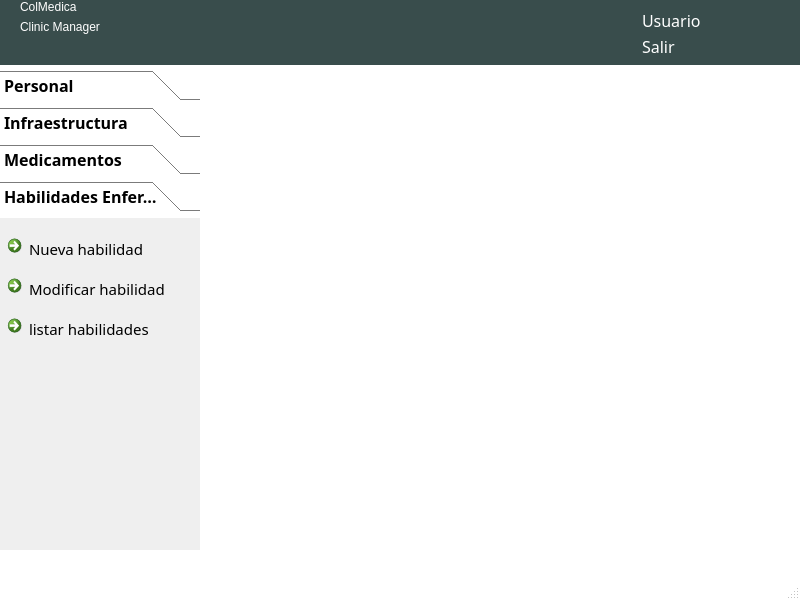
<?xml version="1.0" encoding="UTF-8"?>
<ui version="4.0">
 <class>mainWindowAdministrador</class>
 <widget class="QMainWindow" name="mainWindowAdministrador">
  <property name="geometry">
   <rect>
    <x>0</x>
    <y>0</y>
    <width>800</width>
    <height>600</height>
   </rect>
  </property>
  <property name="palette">
   <palette>
    <active>
     <colorrole role="Base">
      <brush brushstyle="SolidPattern">
       <color alpha="255">
        <red>255</red>
        <green>255</green>
        <blue>255</blue>
       </color>
      </brush>
     </colorrole>
     <colorrole role="Window">
      <brush brushstyle="SolidPattern">
       <color alpha="255">
        <red>255</red>
        <green>255</green>
        <blue>255</blue>
       </color>
      </brush>
     </colorrole>
    </active>
    <inactive>
     <colorrole role="Base">
      <brush brushstyle="SolidPattern">
       <color alpha="255">
        <red>255</red>
        <green>255</green>
        <blue>255</blue>
       </color>
      </brush>
     </colorrole>
     <colorrole role="Window">
      <brush brushstyle="SolidPattern">
       <color alpha="255">
        <red>255</red>
        <green>255</green>
        <blue>255</blue>
       </color>
      </brush>
     </colorrole>
    </inactive>
    <disabled>
     <colorrole role="Base">
      <brush brushstyle="SolidPattern">
       <color alpha="255">
        <red>255</red>
        <green>255</green>
        <blue>255</blue>
       </color>
      </brush>
     </colorrole>
     <colorrole role="Window">
      <brush brushstyle="SolidPattern">
       <color alpha="255">
        <red>255</red>
        <green>255</green>
        <blue>255</blue>
       </color>
      </brush>
     </colorrole>
    </disabled>
   </palette>
  </property>
  <property name="cursor">
   <cursorShape>PointingHandCursor</cursorShape>
  </property>
  <property name="contextMenuPolicy">
   <enum>Qt::NoContextMenu</enum>
  </property>
  <property name="windowTitle">
   <string>Administracion de Recursos</string>
  </property>
  <property name="autoFillBackground">
   <bool>true</bool>
  </property>
  <widget class="QWidget" name="widgetPrincipal">
   <widget class="QWidget" name="widgetCabecera" native="true">
    <property name="geometry">
     <rect>
      <x>0</x>
      <y>0</y>
      <width>800</width>
      <height>65</height>
     </rect>
    </property>
    <property name="palette">
     <palette>
      <active>
       <colorrole role="WindowText">
        <brush brushstyle="SolidPattern">
         <color alpha="255">
          <red>255</red>
          <green>255</green>
          <blue>255</blue>
         </color>
        </brush>
       </colorrole>
       <colorrole role="Base">
        <brush brushstyle="SolidPattern">
         <color alpha="255">
          <red>255</red>
          <green>255</green>
          <blue>255</blue>
         </color>
        </brush>
       </colorrole>
       <colorrole role="Window">
        <brush brushstyle="SolidPattern">
         <color alpha="255">
          <red>57</red>
          <green>77</green>
          <blue>76</blue>
         </color>
        </brush>
       </colorrole>
      </active>
      <inactive>
       <colorrole role="WindowText">
        <brush brushstyle="SolidPattern">
         <color alpha="255">
          <red>255</red>
          <green>255</green>
          <blue>255</blue>
         </color>
        </brush>
       </colorrole>
       <colorrole role="Base">
        <brush brushstyle="SolidPattern">
         <color alpha="255">
          <red>255</red>
          <green>255</green>
          <blue>255</blue>
         </color>
        </brush>
       </colorrole>
       <colorrole role="Window">
        <brush brushstyle="SolidPattern">
         <color alpha="255">
          <red>57</red>
          <green>77</green>
          <blue>76</blue>
         </color>
        </brush>
       </colorrole>
      </inactive>
      <disabled>
       <colorrole role="WindowText">
        <brush brushstyle="SolidPattern">
         <color alpha="255">
          <red>159</red>
          <green>158</green>
          <blue>158</blue>
         </color>
        </brush>
       </colorrole>
       <colorrole role="Base">
        <brush brushstyle="SolidPattern">
         <color alpha="255">
          <red>57</red>
          <green>77</green>
          <blue>76</blue>
         </color>
        </brush>
       </colorrole>
       <colorrole role="Window">
        <brush brushstyle="SolidPattern">
         <color alpha="255">
          <red>57</red>
          <green>77</green>
          <blue>76</blue>
         </color>
        </brush>
       </colorrole>
      </disabled>
     </palette>
    </property>
    <property name="autoFillBackground">
     <bool>true</bool>
    </property>
    <widget class="QWidget" name="widgetUsuario" native="true">
     <property name="geometry">
      <rect>
       <x>590</x>
       <y>10</y>
       <width>41</width>
       <height>41</height>
      </rect>
     </property>
     <property name="contextMenuPolicy">
      <enum>Qt::NoContextMenu</enum>
     </property>
     <property name="autoFillBackground">
      <bool>false</bool>
     </property>
     <property name="styleSheet">
      <string notr="true">image: url(:/iconos/Admin.png);</string>
     </property>
    </widget>
    <widget class="QWidget" name="layoutWidget">
     <property name="geometry">
      <rect>
       <x>642</x>
       <y>10</y>
       <width>131</width>
       <height>46</height>
      </rect>
     </property>
     <layout class="QFormLayout" name="formLayout">
      <item row="0" column="0" colspan="2">
       <widget class="QLabel" name="labelUsuario">
        <property name="font">
         <font>
          <family>Ubuntu Condensed</family>
          <pointsize>12</pointsize>
          <weight>50</weight>
          <italic>false</italic>
          <bold>false</bold>
         </font>
        </property>
        <property name="styleSheet">
         <string notr="true">color: rgb(255, 255, 255);
font: 12pt &quot;Ubuntu Condensed&quot;;</string>
        </property>
        <property name="text">
         <string>Usuario</string>
        </property>
       </widget>
      </item>
      <item row="1" column="0" colspan="2">
       <widget class="QLabel" name="labelSalir">
        <property name="font">
         <font>
          <family>Ubuntu Condensed</family>
          <pointsize>12</pointsize>
          <weight>50</weight>
          <italic>false</italic>
          <bold>false</bold>
         </font>
        </property>
        <property name="styleSheet">
         <string notr="true">color: rgb(255, 255, 255);
font: 12pt &quot;Ubuntu Condensed&quot;;</string>
        </property>
        <property name="text">
         <string>Salir</string>
        </property>
       </widget>
      </item>
     </layout>
    </widget>
    <widget class="QWidget" name="layoutWidget">
     <property name="geometry">
      <rect>
       <x>20</x>
       <y>0</y>
       <width>162</width>
       <height>61</height>
      </rect>
     </property>
     <layout class="QFormLayout" name="formLayout_2">
      <item row="0" column="0">
       <widget class="QLabel" name="labelColMedica">
        <property name="styleSheet">
         <string notr="true">font: 30pt &quot;Ubuntu Condensed&quot;;
color: rgb(255, 255, 255);</string>
        </property>
        <property name="text">
         <string>ColMedica</string>
        </property>
       </widget>
      </item>
      <item row="1" column="0">
       <widget class="QLabel" name="labelClinicManager">
        <property name="text">
         <string>Clinic Manager</string>
        </property>
       </widget>
      </item>
     </layout>
    </widget>
   </widget>
   <widget class="QToolBox" name="toolBoxHerramientas">
    <property name="geometry">
     <rect>
      <x>0</x>
      <y>70</y>
      <width>200</width>
      <height>480</height>
     </rect>
    </property>
    <property name="font">
     <font>
      <family>Ubuntu Condensed</family>
      <pointsize>12</pointsize>
      <weight>75</weight>
      <bold>true</bold>
     </font>
    </property>
    <property name="currentIndex">
     <number>3</number>
    </property>
    <widget class="QWidget" name="page">
     <property name="geometry">
      <rect>
       <x>0</x>
       <y>0</y>
       <width>200</width>
       <height>348</height>
      </rect>
     </property>
     <attribute name="label">
      <string>Personal</string>
     </attribute>
     <widget class="QCommandLinkButton" name="commandLinkButtonNuevoEmpleado">
      <property name="geometry">
       <rect>
        <x>10</x>
        <y>9</y>
        <width>181</width>
        <height>36</height>
       </rect>
      </property>
      <property name="font">
       <font>
        <pointsize>11</pointsize>
        <weight>50</weight>
        <bold>false</bold>
       </font>
      </property>
      <property name="text">
       <string>Nuevo Empleado</string>
      </property>
     </widget>
     <widget class="QCommandLinkButton" name="commandLinkButtonModificarEmpleado">
      <property name="geometry">
       <rect>
        <x>10</x>
        <y>51</y>
        <width>181</width>
        <height>36</height>
       </rect>
      </property>
      <property name="font">
       <font>
        <pointsize>11</pointsize>
        <weight>50</weight>
        <bold>false</bold>
       </font>
      </property>
      <property name="text">
       <string>Modificar Empleado</string>
      </property>
     </widget>
     <widget class="QCommandLinkButton" name="commandLinkButtonListarEmpleados">
      <property name="geometry">
       <rect>
        <x>10</x>
        <y>93</y>
        <width>181</width>
        <height>36</height>
       </rect>
      </property>
      <property name="font">
       <font>
        <pointsize>11</pointsize>
        <weight>50</weight>
        <bold>false</bold>
       </font>
      </property>
      <property name="text">
       <string>Listar Empleados</string>
      </property>
     </widget>
    </widget>
    <widget class="QWidget" name="page_2">
     <property name="geometry">
      <rect>
       <x>0</x>
       <y>0</y>
       <width>200</width>
       <height>348</height>
      </rect>
     </property>
     <attribute name="label">
      <string>Infraestructura</string>
     </attribute>
     <widget class="QLabel" name="labelAreas">
      <property name="geometry">
       <rect>
        <x>10</x>
        <y>10</y>
        <width>58</width>
        <height>15</height>
       </rect>
      </property>
      <property name="font">
       <font>
        <family>Ubuntu Condensed</family>
        <weight>75</weight>
        <bold>true</bold>
       </font>
      </property>
      <property name="text">
       <string>Areas</string>
      </property>
     </widget>
     <widget class="QLabel" name="labelCamas">
      <property name="geometry">
       <rect>
        <x>10</x>
        <y>160</y>
        <width>58</width>
        <height>15</height>
       </rect>
      </property>
      <property name="font">
       <font>
        <family>Ubuntu Condensed</family>
        <weight>75</weight>
        <bold>true</bold>
       </font>
      </property>
      <property name="text">
       <string>Camas</string>
      </property>
     </widget>
     <widget class="QCommandLinkButton" name="commandLinkButtonNuevaArea">
      <property name="geometry">
       <rect>
        <x>10</x>
        <y>30</y>
        <width>181</width>
        <height>31</height>
       </rect>
      </property>
      <property name="font">
       <font>
        <pointsize>11</pointsize>
        <weight>50</weight>
        <bold>false</bold>
       </font>
      </property>
      <property name="text">
       <string>Nueva Area</string>
      </property>
     </widget>
     <widget class="QCommandLinkButton" name="commandLinkButtonModificarArea">
      <property name="geometry">
       <rect>
        <x>10</x>
        <y>70</y>
        <width>181</width>
        <height>31</height>
       </rect>
      </property>
      <property name="font">
       <font>
        <pointsize>11</pointsize>
        <weight>50</weight>
        <bold>false</bold>
       </font>
      </property>
      <property name="text">
       <string>Modificar Area</string>
      </property>
     </widget>
     <widget class="QCommandLinkButton" name="commandLinkButtonListarAreas">
      <property name="geometry">
       <rect>
        <x>10</x>
        <y>110</y>
        <width>181</width>
        <height>31</height>
       </rect>
      </property>
      <property name="font">
       <font>
        <pointsize>11</pointsize>
        <weight>50</weight>
        <bold>false</bold>
       </font>
      </property>
      <property name="text">
       <string>Listar Areas</string>
      </property>
     </widget>
     <widget class="QCommandLinkButton" name="commandLinkButtonListarCamas">
      <property name="geometry">
       <rect>
        <x>10</x>
        <y>260</y>
        <width>181</width>
        <height>31</height>
       </rect>
      </property>
      <property name="font">
       <font>
        <pointsize>11</pointsize>
        <weight>50</weight>
        <bold>false</bold>
       </font>
      </property>
      <property name="text">
       <string>Listar Camas</string>
      </property>
     </widget>
     <widget class="QCommandLinkButton" name="commandLinkButtonNuevaCama">
      <property name="geometry">
       <rect>
        <x>10</x>
        <y>180</y>
        <width>181</width>
        <height>31</height>
       </rect>
      </property>
      <property name="font">
       <font>
        <pointsize>11</pointsize>
        <weight>50</weight>
        <bold>false</bold>
       </font>
      </property>
      <property name="text">
       <string>Nueva Cama</string>
      </property>
     </widget>
     <widget class="QCommandLinkButton" name="commandLinkButtonModificarCama">
      <property name="geometry">
       <rect>
        <x>10</x>
        <y>220</y>
        <width>181</width>
        <height>31</height>
       </rect>
      </property>
      <property name="font">
       <font>
        <pointsize>11</pointsize>
        <weight>50</weight>
        <bold>false</bold>
       </font>
      </property>
      <property name="text">
       <string>Modificar Cama</string>
      </property>
     </widget>
    </widget>
    <widget class="QWidget" name="page_3">
     <property name="geometry">
      <rect>
       <x>0</x>
       <y>0</y>
       <width>200</width>
       <height>348</height>
      </rect>
     </property>
     <attribute name="label">
      <string>Medicamentos</string>
     </attribute>
     <widget class="QCommandLinkButton" name="commandLinkButtonNuevoMedicamento">
      <property name="geometry">
       <rect>
        <x>10</x>
        <y>10</y>
        <width>181</width>
        <height>31</height>
       </rect>
      </property>
      <property name="font">
       <font>
        <pointsize>11</pointsize>
        <weight>50</weight>
        <bold>false</bold>
       </font>
      </property>
      <property name="text">
       <string>Nuevo Medicamento</string>
      </property>
     </widget>
     <widget class="QCommandLinkButton" name="commandLinkButtonModificarMedicamento">
      <property name="geometry">
       <rect>
        <x>10</x>
        <y>50</y>
        <width>181</width>
        <height>31</height>
       </rect>
      </property>
      <property name="font">
       <font>
        <pointsize>11</pointsize>
        <weight>50</weight>
        <bold>false</bold>
       </font>
      </property>
      <property name="text">
       <string>Modificar Medicamento</string>
      </property>
     </widget>
     <widget class="QCommandLinkButton" name="commandLinkButtonListarMedicamentos">
      <property name="geometry">
       <rect>
        <x>10</x>
        <y>90</y>
        <width>181</width>
        <height>31</height>
       </rect>
      </property>
      <property name="font">
       <font>
        <pointsize>11</pointsize>
        <weight>50</weight>
        <bold>false</bold>
       </font>
      </property>
      <property name="text">
       <string>Listar Medicamentos</string>
      </property>
     </widget>
    </widget>
    <widget class="QWidget" name="page_4">
     <property name="geometry">
      <rect>
       <x>0</x>
       <y>0</y>
       <width>200</width>
       <height>348</height>
      </rect>
     </property>
     <attribute name="label">
      <string>Habilidades Enfermera</string>
     </attribute>
     <widget class="QCommandLinkButton" name="commandLinkButtonModificarHabilidad">
      <property name="geometry">
       <rect>
        <x>0</x>
        <y>50</y>
        <width>181</width>
        <height>31</height>
       </rect>
      </property>
      <property name="font">
       <font>
        <pointsize>11</pointsize>
        <weight>50</weight>
        <bold>false</bold>
       </font>
      </property>
      <property name="text">
       <string>Modificar habilidad</string>
      </property>
     </widget>
     <widget class="QCommandLinkButton" name="commandLinkButtonNuevaHabilidad">
      <property name="geometry">
       <rect>
        <x>0</x>
        <y>10</y>
        <width>181</width>
        <height>31</height>
       </rect>
      </property>
      <property name="font">
       <font>
        <pointsize>11</pointsize>
        <weight>50</weight>
        <bold>false</bold>
       </font>
      </property>
      <property name="text">
       <string>Nueva habilidad</string>
      </property>
     </widget>
     <widget class="QCommandLinkButton" name="commandLinkButtonListarHabilidades">
      <property name="geometry">
       <rect>
        <x>0</x>
        <y>90</y>
        <width>181</width>
        <height>31</height>
       </rect>
      </property>
      <property name="font">
       <font>
        <pointsize>11</pointsize>
        <weight>50</weight>
        <bold>false</bold>
       </font>
      </property>
      <property name="text">
       <string>listar habilidades</string>
      </property>
     </widget>
    </widget>
   </widget>
   <widget class="QWidget" name="widgetCuerpo" native="true">
    <property name="geometry">
     <rect>
      <x>210</x>
      <y>70</y>
      <width>581</width>
      <height>481</height>
     </rect>
    </property>
   </widget>
  </widget>
  <widget class="QStatusBar" name="statusbar"/>
  <action name="actionNuevo_empleado">
   <property name="text">
    <string>Nuevo empleado</string>
   </property>
  </action>
  <action name="actionListado_Empleados">
   <property name="text">
    <string>Modificar empleado</string>
   </property>
  </action>
  <action name="actionNueva_area">
   <property name="text">
    <string>Nueva area</string>
   </property>
  </action>
  <action name="actionListar_areas">
   <property name="text">
    <string>Listar areas</string>
   </property>
  </action>
  <action name="actionNueva_cama">
   <property name="text">
    <string>Nueva cama</string>
   </property>
  </action>
  <action name="actionListar_camas">
   <property name="text">
    <string>Listar camas</string>
   </property>
  </action>
  <action name="actionNuevo_medicamento">
   <property name="text">
    <string>Nuevo medicamento</string>
   </property>
  </action>
  <action name="actionModificar_medicamento">
   <property name="text">
    <string>Modificar medicamento</string>
   </property>
  </action>
 </widget>
 <resources>
  <include location="iconos/iconos_rc.qrc"/>
 </resources>
 <connections/>
</ui>
